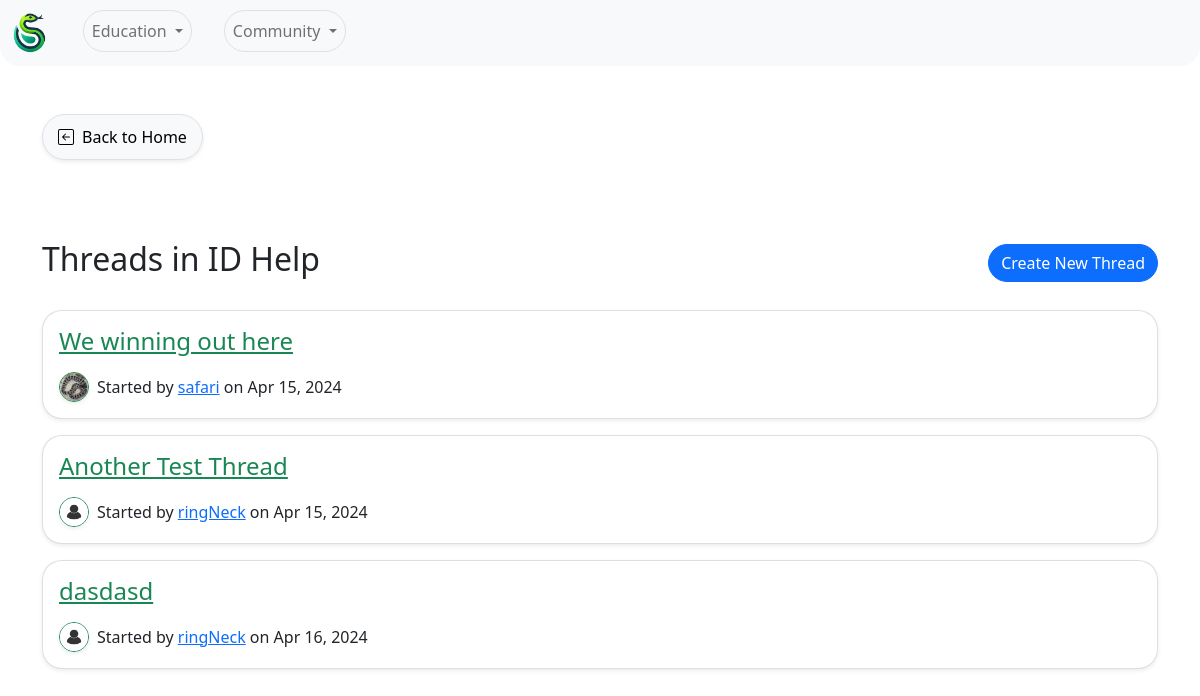
/forum/board/1/, run on an earlier commit of the app's database.
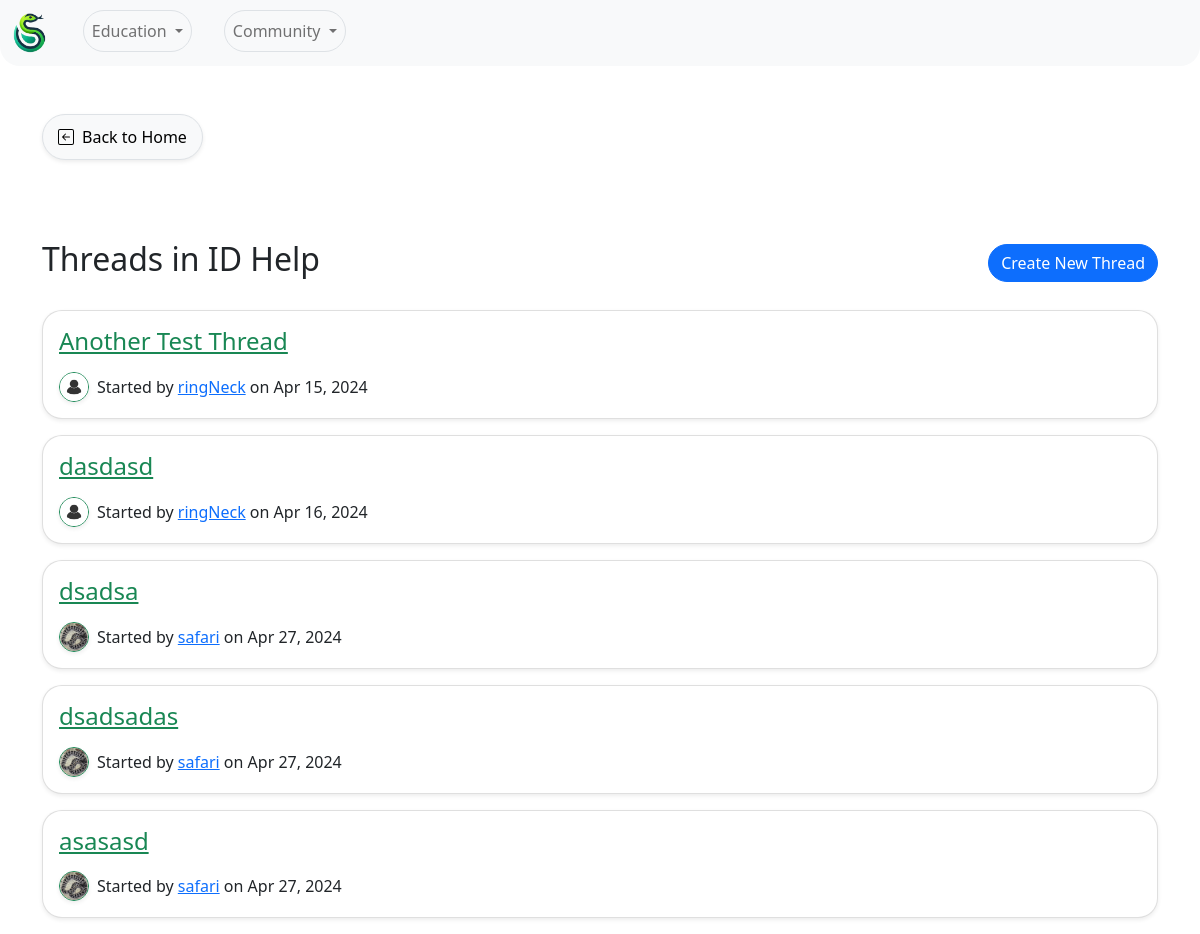
And on a later commit of the database.
### Forum/models.py (models this page shows, shortened)
class Board(models.Model):
    name = models.CharField(max_length=100, unique=True)
    description = models.TextField(blank=True, default='')

class Thread(models.Model):
    title = models.CharField(max_length=255)
    board = models.ForeignKey(Board, on_delete=models.CASCADE, related_name='threads')
    starter = models.ForeignKey(User, on_delete=models.CASCADE, related_name='threads_started')
    created_at = models.DateTimeField(auto_now_add=True)
    updated_at = models.DateTimeField(auto_now=True)

### UserAuth/models.py (models this page shows, shortened)
class UserProfile(models.Model):
    user = models.OneToOneField(User, on_delete=models.CASCADE) # Link the user profile to a user model instance
    profile_pic = models.ImageField(upload_to='profile_pics/', default='profile_pics/default.jpg' ,null=True, blank=True) # User profile picture
    bio = models.TextField(null=True, blank=True) # User bio
    observations = models.IntegerField(default=0) # User observation count

### Forum/views.py (the view)
# urls.py: path('board/<int:board_id>/', board_threads, name='board_threads'),
def board_threads(request, board_id):
    board = get_object_or_404(Board, pk=board_id)
    form = NewThreadForm()  # Instantiate the form
    return render(request, 'board_threads.html', {'board': board, 'threads': board.threads.all(), 'form': form})

### Forum/templates/board_threads.html (shortened to what this page needs)
{% extends 'base.html' %}
{% block content %}
<a href="{% url 'home' %}" class="back-button mb-5 shadow-sm rounded-pill">
   Back to Home
</a>
<div class="title-with-button">
   <h2>Threads in {{ board.name }}</h2>
   <button id="newThreadButton" type="button" class="btn btn-primary rounded-pill" data-bs-toggle="collapse"
      data-bs-target="#newThreadFormCollapse">
      Create New Thread
   </button>
</div>
<div class="threads mt-4">
    {% for thread in threads %}
    <div class="card shadow-sm mb-3"  style="border-radius: 20px; overflow: hidden;">
        <div class="card-body">
            <h4><a href="{% url 'thread_posts' thread.id %}" class="link-success">{{ thread.title }}</a></h4>
            <div class="d-flex align-items-center mt-3">
               <img src="{{ MEDIA_URL }}{{ thread.starter.userprofile.profile_pic.url }}" class="rounded-circle border border-success shadow-sm me-2" alt="Profile Picture" style="width: 30px; height: 30px; object-fit: cover;">
               <p class="card-text mb-0">Started by <a href="{% url 'user_profile' username=thread.starter.username %}">{{ thread.starter.username }}</a> on {{ thread.created_at|date:"M d, Y" }}</p>
           </div>
        </div>
    </div>
    {% endfor %}
</div>
{% endblock %}

### UserAuth/templates/base.html (shortened to what this page needs)
<!DOCTYPE html>
<html lang="en">
    <head>
        <link href="https://cdn.jsdelivr.net/npm/bootstrap@5.0.2/dist/css/bootstrap.min.css" rel="stylesheet">
    </head>
    {% load static %}
    <body>
        <header>
            <nav class="navbar navbar-expand-lg navbar-light bg-light mb-5" style="border-bottom-left-radius: 20px; border-bottom-right-radius: 20px;">
                <div class="container-fluid">
                    <a class="navbar-brand" href="{% url 'home_view' %}">
                        <img src="{% static 'serpentSpotLogo.png' %}" alt="Logo" style="height: 40px; padding: 0px;">
                    </a>
                <div class="collapse navbar-collapse" id="navbarNavDropdown">
                    <ul class="navbar-nav">
                        <li class="nav-item dropdown">
                            <a class="nav-link dropdown-toggle mx-3 mb-1 rounded-pill text-center border expand" href="#" id="navbarDropdownMenuLink" role="button" data-bs-toggle="dropdown" aria-expanded="false">
                                Education
                            </a>
                        </li>
                        <li class="nav-item dropdown">
                            <a class="nav-link dropdown-toggle mx-3 mb-1 rounded-pill text-center border expand" href="#" id="navbarDropdownMenuLink" role="button" data-bs-toggle="dropdown" aria-expanded="false">
                                Community
                            </a>
                        </li>
                    </ul>
                </div>
            </nav>
        </header>
        <main role="main" class="container">
            {% block content %}{% endblock content %}
        </main>
    </body>
</html>

### Forum/templates/board_threads.html (style rules this page uses)
.back-button { text-decoration: none; color: #000; background-color: #f8f9fa; padding: 10px 15px; border-radius: 5px; display: inline-flex; align-items: center; border: 1px solid #dee2e6; transition: all 0.3s ease; margin-bottom: 80px !important; margin-top: 0px !important; }
.back-button svg { margin-right: 8px; }
.title-with-button { display: flex; justify-content: space-between; align-items: center; margin-bottom: 20px; }
.collapse { transition: height 0.5s ease; }
.collapse:not(.show) { display: none; }

What changed in the data, as far as the page shows it:
removed Thread: title "We winning out here", starter.userprofile.profile_pic (picture), starter.username "safari", created_at "Apr 15, 2024"
added Thread: title "dsadsa", starter.userprofile.profile_pic (picture), starter.username "safari", created_at "Apr 27, 2024"
added Thread: title "dsadsadas", starter.userprofile.profile_pic (picture), starter.username "safari", created_at "Apr 27, 2024"
added Thread: title "asasasd", starter.userprofile.profile_pic (picture), starter.username "safari", created_at "Apr 27, 2024"
